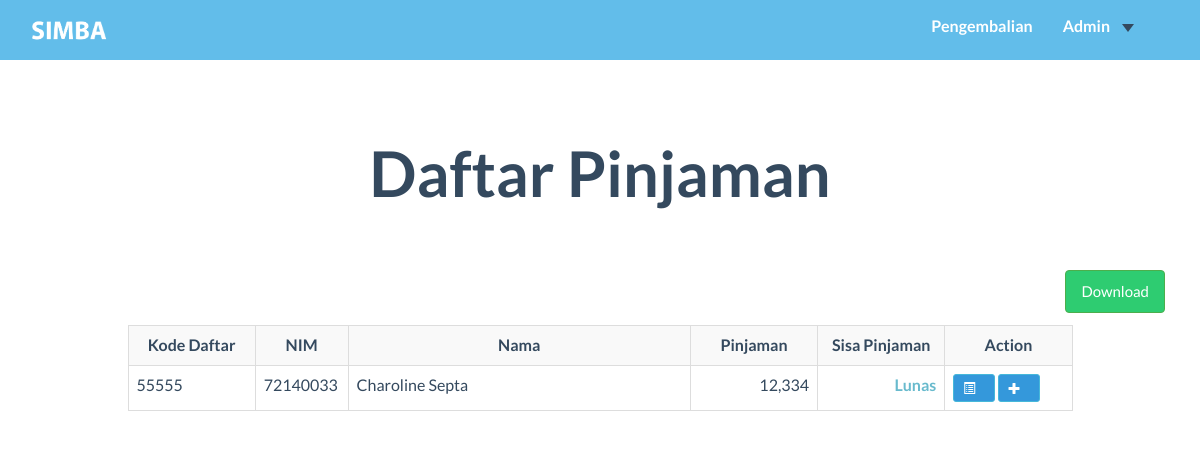
The app's page /user_admin/Cicilan.php, older data.
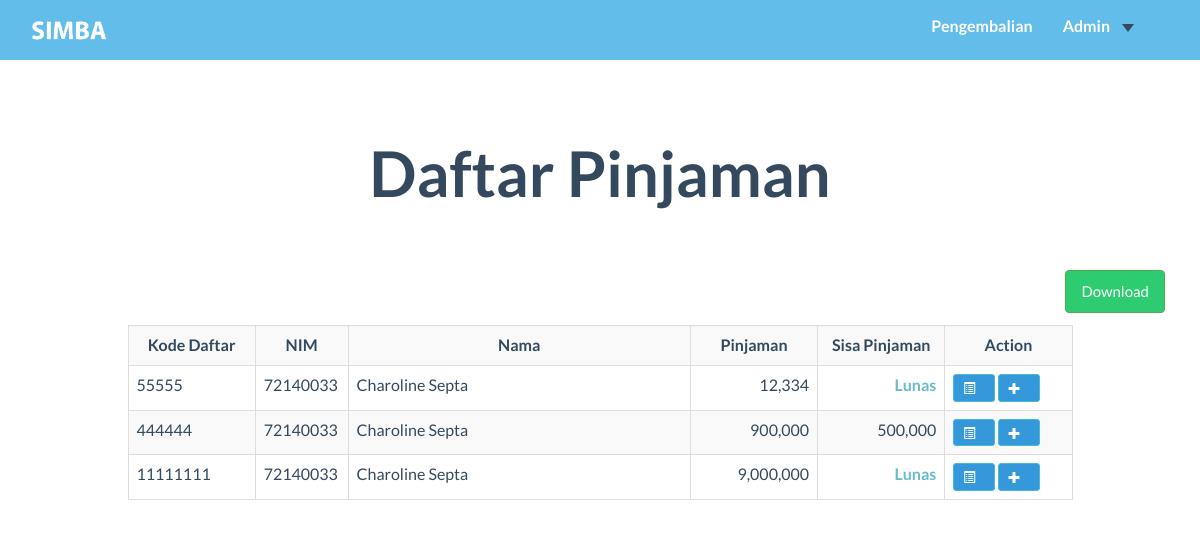
The same page, newer data.
### tables this page shows
CREATE TABLE `pendaftaran` (
  `kd_daftar` int(8) NOT NULL,
  `nim` char(8) NOT NULL,
  `kd_bsw` char(3) NOT NULL,
  `tgl_daftar` timestamp NOT NULL DEFAULT CURRENT_TIMESTAMP,
  `nominal_pengajuan` int(11) NOT NULL,
  `nominal_disetujui` int(11) DEFAULT NULL,
  `sisa_pinjaman` int(11) DEFAULT NULL
);

CREATE TABLE `mahasiswa` (
  `NIM` char(8) NOT NULL,
  `kd_prodi` char(2) NOT NULL,
  `nama_mhs` varchar(99) NOT NULL,
  `gender` char(1) NOT NULL,
  `tgl_lahir` date NOT NULL,
  `email` varchar(99) NOT NULL,
  `alamat` varchar(999) NOT NULL,
  `kode_pos` char(5) NOT NULL,
  `no_telp` char(12) NOT NULL,
  `total_sks` int(11) NOT NULL
);

### user_admin/Cicilan.php (the view, shortened to what this page needs)
<?php
Include ("../function/coba.php");
$q="SELECT pendaftaran.kd_daftar, pendaftaran.nim, nama_mhs, pendaftaran.nominal_disetujui, sisa_pinjaman FROM pendaftaran NATURAL JOIN mahasiswa NATURAL JOIN beasiswa WHERE pendaftaran.kd_bsw like 'P%'AND nominal_disetujui is not null and isTampil = 1";
$getDataPinjaman=mysqli_query($koneksi,$q);
?>
<!DOCTYPE HTML>
<html>
<head>
    <link href="../css/bootstrap.min.css" rel="stylesheet">
    <link rel="stylesheet" href="https://maxcdn.bootstrapcdn.com/bootstrap/3.3.7/css/bootstrap.min.css">
    <link href="../font-awesome/css/font-awesome.min.css" rel="stylesheet">
    <link href="../css/general.css" rel="stylesheet">
    <link href="../css/custom.css" rel="stylesheet">
    <link href="../css/owl.carousel.css" rel="stylesheet">
    <link href="../css/owl.theme.css" rel="stylesheet">
    <link href="../css/style.css" rel="stylesheet">
    <link href="../css/animate.css" rel="stylesheet">
    <link rel="stylesheet" href="../css/magnific-popup.css">
</head>
<body>
  <nav class="navbar-default" role="navigation" style="position: fixed; top: 0px;">
    <div class="container">
      <a class="" href="index.php" ">
        <img src="../img/logo2.png" height="45px" style="margin-top:8px; margin-left:0" id="logo"/>
      </a>
      <div class="collapse navbar-collapse navbar-right navbar-ex1-collapse stuckMenu">
        <ul class="nav navbar-nav">
          <li class="menuItem"><a href="Cicilan.php">Pengembalian </a></li>
          <li class="menuItem dropdown">
            <a class="dropdown-toggle" data-toggle="dropdown" href="#">Admin<span class="caret"></span></a>
          </li>
        </ul>
      </div>
    </div>
  </nav>
<br/><br/><br/><br/>
  <div class="container">
      <h2 class="text-center">Daftar Pinjaman</h2>
      <br/>
      <br/>
      <?php
        echo '<a href="export1.php" class="btn btn-success pull-right" style="margin-right: 5px">Download </a>';
      ?>
      <br/>
      <br/>
      <div class="row">
          <div class="col-md-1"></div>
          <div class="col-md-10">
              <table class="table table-striped table-bordered">
                  <tr ">
                  <th class="text-center" width="13%">Kode Daftar</th>
                  <th class="text-center" width="5%">NIM</th>
                  <th class="text-center" width="35%">Nama</th>
                  <th class="text-center" width="13%">Pinjaman</th>
                  <th class="text-center" width="13%"> Sisa Pinjaman</th>
                  <th class="text-center" width="13%">Action</th>
                  </tr>
                  <?php
                  while ($rowPjm =  mysqli_fetch_array($getDataPinjaman)){
                      $sisa=(string)$rowPjm[4];
                      if ($sisa<=0){
                          $sisa = "<strong style='color: #68bacd'>Lunas</strong>";
                        }else{
                          $sisa=(string) number_format($rowPjm[4]);
                        }
                      echo'
                          <tr>
                              <td>'.$rowPjm['kd_daftar'].'</td>
                              <td>'.$rowPjm['nim'].'</td>
                              <td>'.$rowPjm['nama_mhs'].'</td>
                              <td style="text-align:right">' .number_format($rowPjm['nominal_disetujui']).'</td>
                              <td style="text-align:right">'.$sisa.'</td>
                              <td >
                                    <button type="button" class="btn btn-info btn-xs" data-toggle="modal" data-target="#myModal'.$rowPjm['kd_daftar'].'"><span class="glyphicon glyphicon-list-alt"></span></button>
                                     <button type="button" class="btn btn-info btn-xs" data-toggle="modal" data-target="#addModal'.$rowPjm['kd_daftar'].'"><span class="glyphicon glyphicon-plus"></span></button>
                                    <div id="myModal'.$rowPjm['kd_daftar'].'" class="modal fade" role="dialog">
                                            <td style:"text-algin:left;">'.$rowPjm['kd_daftar'].'</td>
                                            <td>'.$rowPjm['nim'].'</td>
                                            <td>'.$rowPjm['nama_mhs'].'</td>
                                           '.getDetailCicilan($rowPjm['kd_daftar']).'
                                    </div>
                                    <div id="addModal'.$rowPjm['kd_daftar'].'" class="modal fade" role="dialog">
                                            <td style:"text-algin:left;">'.$rowPjm['kd_daftar'].'</td>
                                            <td>'.$rowPjm['nim'].'</td>
                                            <td>'.$rowPjm['nama_mhs'].'</td>
                                                 <input type="hidden" min="0 "class="form-control" id="kd_daftar" name="kd_daftar" value="'.$rowPjm['kd_daftar'].'">
                                    </div>
                       ';
                  }
                  ?>
              </table>
  </div>
</body>
</html>

### css/general.css (style rules this page uses)
#logo { float: left; position: absolute;; }
body, html { height: 100%; width: 100%; overflow-x:hidden; }
.glyphicon { margin-right: 10px; }
.navbar-default { position: relative; min-height: 60px; width: 100%; z-index: 999; }
.navbar-default .navbar-nav>li>a { color: #ffffff; }

### css/custom.css (style rules this page uses)
li a, .dropbtn { display: inline-block; color: white; text-align: center; padding: 14px 16px; text-decoration: none; }
li.dropdown { display: inline-block; }
.table th, .table td { padding: 8px 12px; }

Row changes from the older to the newer data that the page shows:
now on this page (row edited): pendaftaran: kd_daftar "444444", nim "72140033", nim.nama_mhs "Charoline Septa", nominal_disetujui "900,000", sisa_pinjaman "500,000"
now on this page (row edited): pendaftaran: kd_daftar "11111111", nim "72140033", nim.nama_mhs "Charoline Septa", nominal_disetujui "9,000,000", shows "Lunas"
